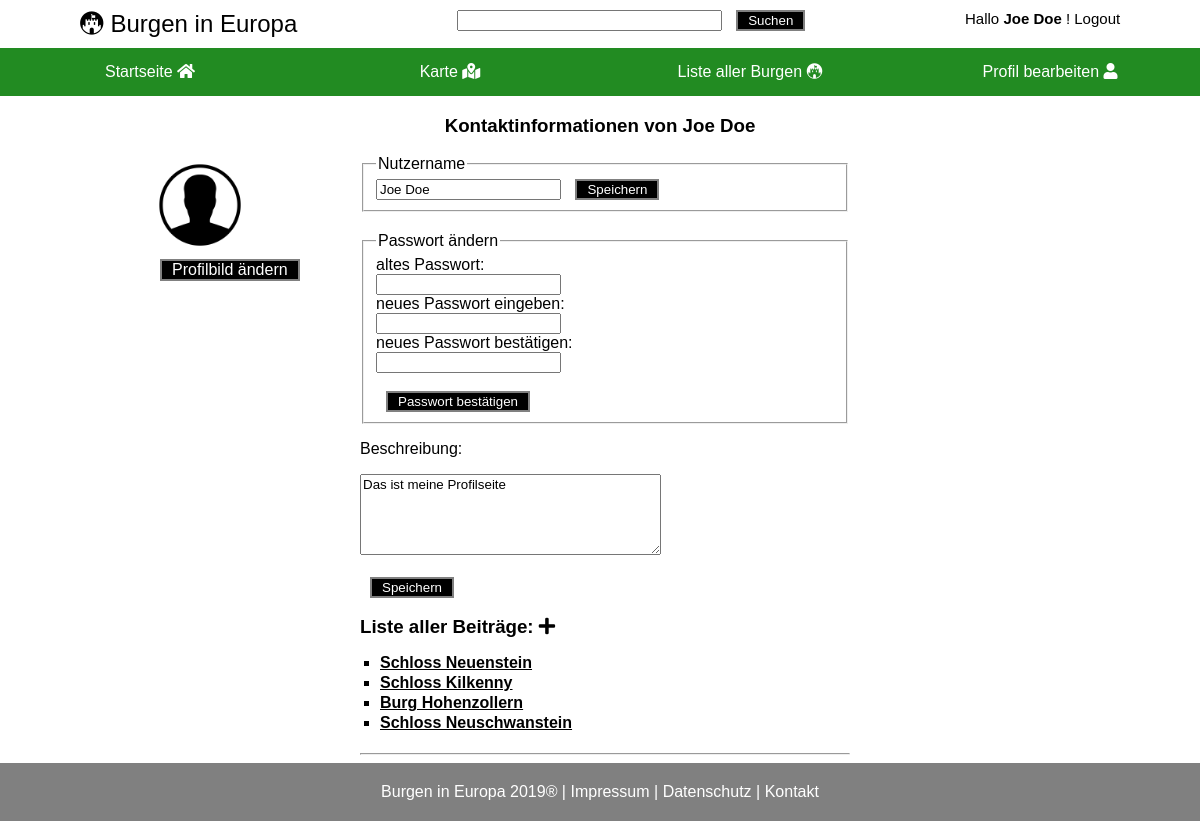
Page /Webseiten/profile.php?type=self&id=1 (signed in) on the committed database.
### tables this page shows
CREATE TABLE users (
	id INTEGER PRIMARY KEY AUTOINCREMENT,
	username VARCHAR(50),
	password VARCHAR(255) NOT NULL,
	picturepath VARCHAR(50),
	description TEXT,
    question VARCHAR(50), 
    answer VARCHAR(50)
    );

CREATE TABLE castles (
	id INTEGER PRIMARY KEY AUTOINCREMENT,
	name VARCHAR(50) NOT NULL,
	change_date DATE NOT NULL,
	year INTEGER,
    style VARCHAR(30),
    public VARCHAR(5),   
    link VARCHAR(50),
	description TEXT NOT NULL,
    century VARCHAR(30),
    longitude REAL NOT NULL,
    latitude REAL NOT NULL,
    creation_date VARCHAR(50) NOT NULL,
    firstletter CHAR(1) NOT NULL,
    country VARCHAR(50),
	city VARCHAR(50),
    author_id VARCHAR(255) NOT NULL,
    FOREIGN KEY(author_id) REFERENCES users(id)
    );

### Webseiten/profiledata.php (called while the page is built, shortened)
<?php
require_once("dao.php");
$type = (isset($_GET["type"])) ? $_GET["type"] : "error";
$is_info = $type  == "info";
if(isset($_GET["id"]) && is_string($_GET["id"])){
    $entrydata = $dao->getUser($_GET["id"]);
    $castlesFromUser = $dao->getCastlesByUser($_GET["id"]);
}
?>

### Webseiten/dao.php (called while the page is built, shortened)
<?php
include("database_dao.php");
$dao = new databaseDAO;
?>

### Webseiten/database_dao.php (called while the page is built, shortened)
<?php
class databaseDAO implements DAO {
    private $db = null;
    private $statementUserById = null;
    private function statementSetup() {
        $this->statementUserById = $this->db->prepare("SELECT * FROM users WHERE id = :id;");
        $this->statementCastlesByUserId = $this->db->prepare("SELECT * FROM castles WHERE author_id = :id;");
    }
    private function startConnection() {
        $user = "root";
        $pw = null;
        $dsn= "sqlite:../Datenbank/datenbank.db";
        $this->db = new PDO($dsn, $user, $pw);
        $this->db->setAttribute(PDO::ATTR_ERRMODE, PDO::ERRMODE_EXCEPTION);
        $this->statementSetup();
    }
    function getUser($id) {
        $this->startConnection();
        try {
            $this->statementUserById->bindValue(":id", $id);
            $this->statementUserById->execute();
            if($user = $this->statementUserById->fetch(PDO::FETCH_ASSOC)) {
                return $user;
            } else {
                return "not found";
            }
        } catch(PDOException $e) {
            header("Location: ./error.php?fehler=E001");
        } finally {
            $this->db = null;
        }
    }
    function getCastlesByUser($id) {
        $this->startConnection();
        try {
            $this->statementCastlesByUserId->bindValue(":id", $id);
            $this->statementCastlesByUserId->execute();
            $allCastlesFromUser = array();
            while($castle = $this->statementCastlesByUserId->fetch(PDO::FETCH_ASSOC)) {
                global $allCastlesFromUser;
                $allCastlesFromUser[] = $castle;
            }
            global $allCastlesFromUser;
            return $allCastlesFromUser;
        } catch(PDOException $e) {
            header("Location: ./error.php?fehler=E001");
        } finally {
            $this->db = null;
        }
    }
}
?>

### Webseiten/profile.php (the view, shortened to what this page needs)
<!DOCTYPE html>
<html lang="de">
<head>
    <link rel="stylesheet" type="text/css" href="./css/style.css">
    <link rel="stylesheet" type="text/css" href="./css/profile.css">
    <link rel="stylesheet" href="https://use.fontawesome.com/releases/v5.8.1/css/all.css">
    <link rel="stylesheet" type="text/css" href="./css/footer.css">
    <link rel="stylesheet" type="text/css" href="./css/infobox.css">
    <link rel="stylesheet" type="text/css" href="./css/header.css">
    <link rel="stylesheet" href="https://use.fontawesome.com/releases/v5.8.1/css/all.css">
    <link rel="stylesheet" type="text/css" href="./css/nav.css">
</head>
<body>
    <?php include("profiledata.php"); ?>
    <?php include ("header.php"); ?>
    <?php include("nav.php"); ?>
    <?php
        if(($is_info) || (isset($_SESSION["user_id"]))):?>
    <h3 class="center">Kontaktinformationen von <?= $entrydata["username"]; ?></h3>
    <div class="row">
        <div class="side">
            <img height="100" width="100" src="<?= $entrydata["picturepath"]; ?>" alt="Kein Bild gesetzt" value="">
            <form>
                <?php if($type == "self"): ?>
                <a href="" class="button nodec">Profilbild ändern</a>
                <?php endif; ?>
            </form>
        </div>
        <div class="main">
            <div class="name">
                <?php if($type == "self"): ?>
                <form method="post" action="profile_change_username.php">
                    <fieldset>
                        <legend>Nutzername</legend>
                        <div>
                            <input type="text" name="username" value="<?= $entrydata["username"]; ?>" required pattern="[a-zA-Z ]*">
                            <input type="submit" value="Speichern" class="button" name="changeName">
                        </div>
                    </fieldset>
                </form>
                <?php else: ?>
                <p>
                    <b>Nutzername:</b> <?= $entrydata["username"]; ?>
                </p>
                <?php endif; ?>
            </div>
            <div class="password">
                <?php if($type == "self"): ?>
                <form action="profile_change_password.php" , method="post">
                    <fieldset>
                        <legend>Passwort ändern</legend>
                        <label for="old_password">altes Passwort: </label><br>
                        <input type="password" , name="old_password" value="" required pattern="[0-9a-zA-Z_.-]*"><br>
                        <label for="new_password">
                            neues Passwort eingeben:
                        </label><br>
                        <input type="password" , name="new_password" value="" required pattern="[0-9a-zA-Z_.-]*" onkeyup="validatePassword(this.value); checkPassword();" id="password">
                        <span id="message"></span> <br>
                        <label for="re_new_password">neues Passwort bestätigen: </label><br>
                        <input type="password" , name="re_new_password" value="" required pattern="[0-9a-zA-Z_.-]*" onkeyup="checkPassword();" id="rePassword">
                        <span id="rePassword_message"></span><br><br>
                        <input type="submit" value="Passwort bestätigen" name="btnreset" class="button">
                    </fieldset>
                </form>
                <?php endif; ?>
            </div>
            <div class="description">
                <p>Beschreibung:</p>
                <?php if($type == "self"): ?>
                <form method="post" action="profile_change_description.php">
                    <textarea cols="35" rows="5" name="description" maxlength="1000"><?php echo $entrydata['description']; ?></textarea><br><br>
                    <input type="submit" value="Speichern" class="button" name="changeDescription">
                </form>
                <?php else: ?>
                <div class="blackborder">
                    <?php echo $entrydata['description']; ?>
                </div>
                <?php endif; ?>
            </div>
            <div class="posts">
                <h3> Liste aller Beiträge:
                    <?php if($type == "self"): ?>
                    <a class="black" href="beitrag.php">
                        <i class="fa fa-plus"></i>
                        <?php endif; ?>
                    </a>
                    <ul class="listOfPosts">
                        <?php if(!empty($castlesFromUser)): ?>
                        <?php foreach($castlesFromUser as $castle): ?>
                        <li>
                            <div>
                                <a class="listEntry" href="./details.php?id=<?= $castle["id"]; ?>"><?= $castle["name"]; ?></a>
                            </div>
                        </li>
                        <?php endforeach; ?>
                        <?php endif; ?>
                    </ul>
                </h3>
                <hr>
            </div>
        </div>
    </div>
    <?php endif; ?>
    <?php
        include("footer.php")
  ?>
</body>
</html>

### Webseiten/css/style.css (style rules this page uses)
* { font-family: Arial, Helvetica, sans-serif; }
.nodec { text-decoration: none; }
.black { color: black; }
.button { display: inline-block; padding-left: 10px; padding-right: 10px; background-color: black; color: white; border: 2px solid grey; width: auto; margin-left: 10px; text-decoration: none; }
body { margin: 0px; }
.center { text-align: center; }

### Webseiten/css/profile.css (style rules this page uses)
.row { display: flex; flex-wrap: wrap; }
.side { flex: 30%; }
.main { flex: 70%; }
.main .posts .listOfPosts { list-style-type: square; padding-left: 20px; font-size: 16px; }
li { padding-bottom: 2px; }
li .listEntry { color: black; }
@media screen and (min-width:1080px) { .side { padding-left: 150px; } }
@media screen and (min-width:1080px) { .main { padding-right: 350px; } }
@media screen and (min-width:1080px) { .name { padding-bottom: 20px; } }

### Webseiten/css/nav.css (style rules this page uses)
* { box-sizing: border-box; }

### rows in the picture
users: username "Joe Doe", picturepath (picture), description "Das ist meine Profilseite"
castles: name "Schloss Neuenstein"
castles: name "Schloss Kilkenny"
castles: name "Burg Hohenzollern"
castles: name "Schloss Neuschwanstein"

### other values in the picture
$username "Joe Doe"
